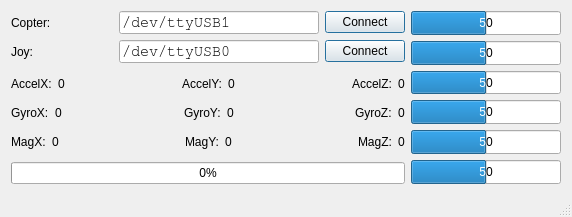
<?xml version="1.0" encoding="UTF-8"?>
<ui version="4.0">
 <class>MainWindow</class>
 <widget class="QMainWindow" name="MainWindow">
  <property name="windowModality">
   <enum>Qt::ApplicationModal</enum>
  </property>
  <property name="enabled">
   <bool>true</bool>
  </property>
  <property name="geometry">
   <rect>
    <x>0</x>
    <y>0</y>
    <width>572</width>
    <height>217</height>
   </rect>
  </property>
  <property name="sizePolicy">
   <sizepolicy hsizetype="Minimum" vsizetype="Minimum">
    <horstretch>0</horstretch>
    <verstretch>0</verstretch>
   </sizepolicy>
  </property>
  <property name="windowTitle">
   <string>Copter Base Station  by S.D.</string>
  </property>
  <widget class="QWidget" name="centralWidget">
   <property name="sizePolicy">
    <sizepolicy hsizetype="Fixed" vsizetype="Fixed">
     <horstretch>0</horstretch>
     <verstretch>0</verstretch>
    </sizepolicy>
   </property>
   <property name="minimumSize">
    <size>
     <width>0</width>
     <height>0</height>
    </size>
   </property>
   <property name="maximumSize">
    <size>
     <width>572</width>
     <height>195</height>
    </size>
   </property>
   <layout class="QHBoxLayout" name="horizontalLayout_8">
    <item>
     <layout class="QHBoxLayout" name="horizontalLayout_6">
      <item>
       <layout class="QVBoxLayout" name="verticalLayout_2">
        <item>
         <layout class="QHBoxLayout" name="horizontalLayout">
          <item>
           <widget class="QLabel" name="label_10">
            <property name="text">
             <string>Copter:</string>
            </property>
           </widget>
          </item>
          <item>
           <spacer name="horizontalSpacer_7">
            <property name="orientation">
             <enum>Qt::Horizontal</enum>
            </property>
            <property name="sizeHint" stdset="0">
             <size>
              <width>40</width>
              <height>20</height>
             </size>
            </property>
           </spacer>
          </item>
          <item>
           <widget class="QLineEdit" name="valSerialName">
            <property name="minimumSize">
             <size>
              <width>200</width>
              <height>0</height>
             </size>
            </property>
            <property name="maximumSize">
             <size>
              <width>200</width>
              <height>25</height>
             </size>
            </property>
            <property name="font">
             <font>
              <family>FreeMono</family>
              <pointsize>11</pointsize>
             </font>
            </property>
            <property name="text">
             <string>/dev/ttyUSB1</string>
            </property>
            <property name="maxLength">
             <number>1000</number>
            </property>
           </widget>
          </item>
          <item>
           <widget class="QPushButton" name="btnConnect">
            <property name="text">
             <string>Connect</string>
            </property>
            <property name="autoDefault">
             <bool>true</bool>
            </property>
            <property name="default">
             <bool>true</bool>
            </property>
           </widget>
          </item>
         </layout>
        </item>
        <item>
         <layout class="QHBoxLayout" name="horizontalLayout_7">
          <item>
           <widget class="QLabel" name="label_11">
            <property name="text">
             <string>Joy:</string>
            </property>
           </widget>
          </item>
          <item>
           <spacer name="horizontalSpacer_9">
            <property name="orientation">
             <enum>Qt::Horizontal</enum>
            </property>
            <property name="sizeType">
             <enum>QSizePolicy::Expanding</enum>
            </property>
            <property name="sizeHint" stdset="0">
             <size>
              <width>40</width>
              <height>10</height>
             </size>
            </property>
           </spacer>
          </item>
          <item>
           <widget class="QLineEdit" name="valJoyName">
            <property name="minimumSize">
             <size>
              <width>200</width>
              <height>0</height>
             </size>
            </property>
            <property name="maximumSize">
             <size>
              <width>200</width>
              <height>25</height>
             </size>
            </property>
            <property name="font">
             <font>
              <family>FreeMono</family>
              <pointsize>11</pointsize>
             </font>
            </property>
            <property name="text">
             <string>/dev/ttyUSB0</string>
            </property>
            <property name="maxLength">
             <number>1000</number>
            </property>
           </widget>
          </item>
          <item>
           <widget class="QPushButton" name="btnConnectJoy">
            <property name="text">
             <string>Connect</string>
            </property>
            <property name="autoDefault">
             <bool>true</bool>
            </property>
            <property name="default">
             <bool>true</bool>
            </property>
           </widget>
          </item>
         </layout>
        </item>
        <item>
         <layout class="QVBoxLayout" name="verticalLayout">
          <property name="spacing">
           <number>0</number>
          </property>
          <property name="sizeConstraint">
           <enum>QLayout::SetFixedSize</enum>
          </property>
          <item>
           <layout class="QHBoxLayout" name="horizontalLayout_2">
            <item>
             <widget class="QLabel" name="label_5">
              <property name="text">
               <string>AccelX:</string>
              </property>
             </widget>
            </item>
            <item>
             <widget class="QLabel" name="valAccelX">
              <property name="text">
               <string>0</string>
              </property>
             </widget>
            </item>
            <item>
             <spacer name="horizontalSpacer">
              <property name="orientation">
               <enum>Qt::Horizontal</enum>
              </property>
              <property name="sizeHint" stdset="0">
               <size>
                <width>40</width>
                <height>20</height>
               </size>
              </property>
             </spacer>
            </item>
            <item>
             <widget class="QLabel" name="label_9">
              <property name="text">
               <string>AccelY:</string>
              </property>
             </widget>
            </item>
            <item>
             <widget class="QLabel" name="valAccelY">
              <property name="text">
               <string>0</string>
              </property>
             </widget>
            </item>
            <item>
             <spacer name="horizontalSpacer_2">
              <property name="orientation">
               <enum>Qt::Horizontal</enum>
              </property>
              <property name="sizeHint" stdset="0">
               <size>
                <width>40</width>
                <height>20</height>
               </size>
              </property>
             </spacer>
            </item>
            <item>
             <widget class="QLabel" name="label_3">
              <property name="text">
               <string>AccelZ:</string>
              </property>
             </widget>
            </item>
            <item>
             <widget class="QLabel" name="valAccelZ">
              <property name="text">
               <string>0</string>
              </property>
             </widget>
            </item>
           </layout>
          </item>
          <item>
           <layout class="QHBoxLayout" name="horizontalLayout_3">
            <item>
             <widget class="QLabel" name="label_6">
              <property name="text">
               <string>GyroX:</string>
              </property>
             </widget>
            </item>
            <item>
             <widget class="QLabel" name="valGyroX">
              <property name="text">
               <string>0</string>
              </property>
             </widget>
            </item>
            <item>
             <spacer name="horizontalSpacer_3">
              <property name="orientation">
               <enum>Qt::Horizontal</enum>
              </property>
              <property name="sizeHint" stdset="0">
               <size>
                <width>40</width>
                <height>20</height>
               </size>
              </property>
             </spacer>
            </item>
            <item>
             <widget class="QLabel" name="label">
              <property name="text">
               <string>GyroY:</string>
              </property>
             </widget>
            </item>
            <item>
             <widget class="QLabel" name="valGyroY">
              <property name="text">
               <string>0</string>
              </property>
             </widget>
            </item>
            <item>
             <spacer name="horizontalSpacer_5">
              <property name="orientation">
               <enum>Qt::Horizontal</enum>
              </property>
              <property name="sizeHint" stdset="0">
               <size>
                <width>40</width>
                <height>20</height>
               </size>
              </property>
             </spacer>
            </item>
            <item>
             <widget class="QLabel" name="label_4">
              <property name="text">
               <string>GyroZ:</string>
              </property>
             </widget>
            </item>
            <item>
             <widget class="QLabel" name="valGyroZ">
              <property name="text">
               <string>0</string>
              </property>
             </widget>
            </item>
           </layout>
          </item>
          <item>
           <layout class="QHBoxLayout" name="horizontalLayout_4">
            <item>
             <widget class="QLabel" name="label_7">
              <property name="text">
               <string>MagX:</string>
              </property>
             </widget>
            </item>
            <item>
             <widget class="QLabel" name="valMagX">
              <property name="text">
               <string>0</string>
              </property>
             </widget>
            </item>
            <item>
             <spacer name="horizontalSpacer_4">
              <property name="orientation">
               <enum>Qt::Horizontal</enum>
              </property>
              <property name="sizeHint" stdset="0">
               <size>
                <width>40</width>
                <height>20</height>
               </size>
              </property>
             </spacer>
            </item>
            <item>
             <widget class="QLabel" name="label_2">
              <property name="text">
               <string>MagY:</string>
              </property>
             </widget>
            </item>
            <item>
             <widget class="QLabel" name="valMagY">
              <property name="text">
               <string>0</string>
              </property>
             </widget>
            </item>
            <item>
             <spacer name="horizontalSpacer_6">
              <property name="orientation">
               <enum>Qt::Horizontal</enum>
              </property>
              <property name="sizeHint" stdset="0">
               <size>
                <width>40</width>
                <height>20</height>
               </size>
              </property>
             </spacer>
            </item>
            <item>
             <widget class="QLabel" name="label_8">
              <property name="text">
               <string>MagZ:</string>
              </property>
             </widget>
            </item>
            <item>
             <widget class="QLabel" name="valMagZ">
              <property name="text">
               <string>0</string>
              </property>
             </widget>
            </item>
           </layout>
          </item>
         </layout>
        </item>
        <item>
         <widget class="QProgressBar" name="sonarBar">
          <property name="maximum">
           <number>300</number>
          </property>
          <property name="value">
           <number>0</number>
          </property>
         </widget>
        </item>
       </layout>
      </item>
     </layout>
    </item>
    <item>
     <layout class="QVBoxLayout" name="verticalLayout_4">
      <item>
       <widget class="QProgressBar" name="pbThrot">
        <property name="sizePolicy">
         <sizepolicy hsizetype="Maximum" vsizetype="Minimum">
          <horstretch>0</horstretch>
          <verstretch>0</verstretch>
         </sizepolicy>
        </property>
        <property name="minimumSize">
         <size>
          <width>150</width>
          <height>0</height>
         </size>
        </property>
        <property name="minimum">
         <number>1000</number>
        </property>
        <property name="maximum">
         <number>2000</number>
        </property>
        <property name="value">
         <number>1500</number>
        </property>
        <property name="textVisible">
         <bool>true</bool>
        </property>
        <property name="orientation">
         <enum>Qt::Horizontal</enum>
        </property>
        <property name="invertedAppearance">
         <bool>false</bool>
        </property>
        <property name="format">
         <string>%p</string>
        </property>
       </widget>
      </item>
      <item>
       <widget class="QProgressBar" name="pbRoll">
        <property name="sizePolicy">
         <sizepolicy hsizetype="Maximum" vsizetype="Minimum">
          <horstretch>0</horstretch>
          <verstretch>0</verstretch>
         </sizepolicy>
        </property>
        <property name="minimumSize">
         <size>
          <width>150</width>
          <height>0</height>
         </size>
        </property>
        <property name="minimum">
         <number>1000</number>
        </property>
        <property name="maximum">
         <number>2000</number>
        </property>
        <property name="value">
         <number>1500</number>
        </property>
        <property name="textVisible">
         <bool>true</bool>
        </property>
        <property name="orientation">
         <enum>Qt::Horizontal</enum>
        </property>
        <property name="invertedAppearance">
         <bool>false</bool>
        </property>
        <property name="format">
         <string>%p</string>
        </property>
       </widget>
      </item>
      <item>
       <widget class="QProgressBar" name="pbPich">
        <property name="sizePolicy">
         <sizepolicy hsizetype="Maximum" vsizetype="Minimum">
          <horstretch>0</horstretch>
          <verstretch>0</verstretch>
         </sizepolicy>
        </property>
        <property name="minimumSize">
         <size>
          <width>150</width>
          <height>0</height>
         </size>
        </property>
        <property name="minimum">
         <number>1000</number>
        </property>
        <property name="maximum">
         <number>2000</number>
        </property>
        <property name="value">
         <number>1500</number>
        </property>
        <property name="textVisible">
         <bool>true</bool>
        </property>
        <property name="orientation">
         <enum>Qt::Horizontal</enum>
        </property>
        <property name="invertedAppearance">
         <bool>false</bool>
        </property>
        <property name="format">
         <string>%p</string>
        </property>
       </widget>
      </item>
      <item>
       <widget class="QProgressBar" name="pbYaw">
        <property name="sizePolicy">
         <sizepolicy hsizetype="Maximum" vsizetype="Minimum">
          <horstretch>0</horstretch>
          <verstretch>0</verstretch>
         </sizepolicy>
        </property>
        <property name="minimumSize">
         <size>
          <width>150</width>
          <height>0</height>
         </size>
        </property>
        <property name="minimum">
         <number>1000</number>
        </property>
        <property name="maximum">
         <number>2000</number>
        </property>
        <property name="value">
         <number>1500</number>
        </property>
        <property name="textVisible">
         <bool>true</bool>
        </property>
        <property name="orientation">
         <enum>Qt::Horizontal</enum>
        </property>
        <property name="invertedAppearance">
         <bool>false</bool>
        </property>
        <property name="format">
         <string>%p</string>
        </property>
       </widget>
      </item>
      <item>
       <widget class="QProgressBar" name="pbAux1">
        <property name="sizePolicy">
         <sizepolicy hsizetype="Maximum" vsizetype="Minimum">
          <horstretch>0</horstretch>
          <verstretch>0</verstretch>
         </sizepolicy>
        </property>
        <property name="minimumSize">
         <size>
          <width>150</width>
          <height>0</height>
         </size>
        </property>
        <property name="minimum">
         <number>1000</number>
        </property>
        <property name="maximum">
         <number>2000</number>
        </property>
        <property name="value">
         <number>1500</number>
        </property>
        <property name="textVisible">
         <bool>true</bool>
        </property>
        <property name="orientation">
         <enum>Qt::Horizontal</enum>
        </property>
        <property name="invertedAppearance">
         <bool>false</bool>
        </property>
        <property name="format">
         <string>%p</string>
        </property>
       </widget>
      </item>
      <item>
       <widget class="QProgressBar" name="pbAux2">
        <property name="sizePolicy">
         <sizepolicy hsizetype="Maximum" vsizetype="Minimum">
          <horstretch>0</horstretch>
          <verstretch>0</verstretch>
         </sizepolicy>
        </property>
        <property name="minimumSize">
         <size>
          <width>150</width>
          <height>0</height>
         </size>
        </property>
        <property name="minimum">
         <number>1000</number>
        </property>
        <property name="maximum">
         <number>2000</number>
        </property>
        <property name="value">
         <number>1500</number>
        </property>
        <property name="textVisible">
         <bool>true</bool>
        </property>
        <property name="orientation">
         <enum>Qt::Horizontal</enum>
        </property>
        <property name="invertedAppearance">
         <bool>false</bool>
        </property>
        <property name="format">
         <string>%p</string>
        </property>
       </widget>
      </item>
     </layout>
    </item>
   </layout>
  </widget>
  <widget class="QStatusBar" name="statusBar"/>
 </widget>
 <layoutdefault spacing="6" margin="11"/>
 <resources/>
 <connections/>
</ui>
